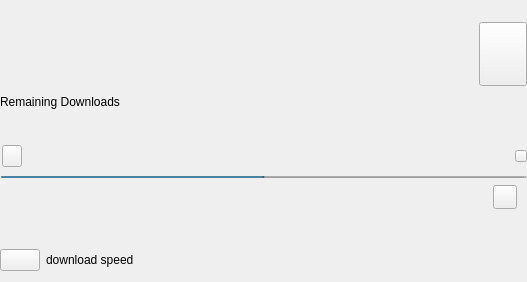
            <widget class="QWidget" name="wActiveDownloads">
             <property name="styleSheet">
              <string notr="true"/>
             </property>
             <layout class="QVBoxLayout" name="verticalLayout_13">
              <property name="spacing">
               <number>26</number>
              </property>
              <property name="leftMargin">
               <number>0</number>
              </property>
              <property name="topMargin">
               <number>16</number>
              </property>
              <property name="rightMargin">
               <number>0</number>
              </property>
              <property name="bottomMargin">
               <number>4</number>
              </property>
              <item>
               <widget class="QWidget" name="wRemainingDownloads" native="true">
                <property name="minimumSize">
                 <size>
                  <width>0</width>
                  <height>95</height>
                 </size>
                </property>
                <property name="maximumSize">
                 <size>
                  <width>16777215</width>
                  <height>95</height>
                 </size>
                </property>
                <layout class="QVBoxLayout" name="verticalLayout_14">
                 <property name="spacing">
                  <number>0</number>
                 </property>
                 <property name="leftMargin">
                  <number>0</number>
                 </property>
                 <property name="topMargin">
                  <number>0</number>
                 </property>
                 <property name="rightMargin">
                  <number>0</number>
                 </property>
                 <property name="bottomMargin">
                  <number>0</number>
                 </property>
                 <item>
                  <widget class="QWidget" name="wDownNumberTransfers" native="true">
                   <layout class="QHBoxLayout" name="horizontalLayout_13">
                    <property name="spacing">
                     <number>0</number>
                    </property>
                    <property name="leftMargin">
                     <number>0</number>
                    </property>
                    <property name="topMargin">
                     <number>0</number>
                    </property>
                    <property name="rightMargin">
                     <number>0</number>
                    </property>
                    <property name="bottomMargin">
                     <number>0</number>
                    </property>
                    <item>
                     <widget class="QLabel" name="lRemainingDownloads">
                      <property name="minimumSize">
                       <size>
                        <width>0</width>
                        <height>70</height>
                       </size>
                      </property>
                      <property name="maximumSize">
                       <size>
                        <width>16777215</width>
                        <height>70</height>
                       </size>
                      </property>
                      <property name="styleSheet">
                       <string notr="true"/>
                      </property>
                      <property name="text">
                       <string notr="true"/>
                      </property>
                     </widget>
                    </item>
                    <item>
                     <spacer name="horizontalSpacer_15">
                      <property name="orientation">
                       <enum>Qt::Horizontal</enum>
                      </property>
                      <property name="sizeHint" stdset="0">
                       <size>
                        <width>235</width>
                        <height>20</height>
                       </size>
                      </property>
                     </spacer>
                    </item>
                    <item>
                     <widget class="QPushButton" name="bDownPaused">
                      <property name="minimumSize">
                       <size>
                        <width>48</width>
                        <height>64</height>
                       </size>
                      </property>
                      <property name="maximumSize">
                       <size>
                        <width>48</width>
                        <height>64</height>
                       </size>
                      </property>
                      <property name="text">
                       <string/>
                      </property>
                      <property name="icon">
                       <iconset resource="../Resources_macx.qrc">
                        <normaloff>:/images/pause_big_ico.png</normaloff>:/images/pause_big_ico.png</iconset>
                      </property>
                      <property name="iconSize">
                       <size>
                        <width>48</width>
                        <height>64</height>
                       </size>
                      </property>
                     </widget>
                    </item>
                   </layout>
                  </widget>
                 </item>
                 <item>
                  <widget class="QLabel" name="lDescRemainingDown">
                   <property name="minimumSize">
                    <size>
                     <width>300</width>
                     <height>18</height>
                    </size>
                   </property>
                   <property name="maximumSize">
                    <size>
                     <width>16777215</width>
                     <height>18</height>
                    </size>
                   </property>
                   <property name="text">
                    <string>Remaining Downloads</string>
                   </property>
                  </widget>
                 </item>
                </layout>
               </widget>
              </item>
              <item>
               <widget class="QWidget" name="wCurrentDownload" native="true">
                <property name="minimumSize">
                 <size>
                  <width>0</width>
                  <height>80</height>
                 </size>
                </property>
                <property name="maximumSize">
                 <size>
                  <width>16777215</width>
                  <height>80</height>
                 </size>
                </property>
                <property name="styleSheet">
                 <string notr="true"/>
                </property>
                <layout class="QVBoxLayout" name="verticalLayout_7">
                 <property name="spacing">
                  <number>0</number>
                 </property>
                 <property name="leftMargin">
                  <number>0</number>
                 </property>
                 <property name="topMargin">
                  <number>0</number>
                 </property>
                 <property name="rightMargin">
                  <number>0</number>
                 </property>
                 <property name="bottomMargin">
                  <number>0</number>
                 </property>
                 <item>
                  <widget class="QWidget" name="widget_6" native="true">
                   <property name="styleSheet">
                    <string notr="true"/>
                   </property>
                   <layout class="QHBoxLayout" name="horizontalLayout_14">
                    <property name="leftMargin">
                     <number>2</number>
                    </property>
                    <property name="topMargin">
                     <number>0</number>
                    </property>
                    <property name="rightMargin">
                     <number>0</number>
                    </property>
                    <property name="bottomMargin">
                     <number>0</number>
                    </property>
                    <item>
                     <widget class="QPushButton" name="bDownFileType">
                      <property name="minimumSize">
                       <size>
                        <width>20</width>
                        <height>22</height>
                       </size>
                      </property>
                      <property name="maximumSize">
                       <size>
                        <width>20</width>
                        <height>22</height>
                       </size>
                      </property>
                      <property name="text">
                       <string/>
                      </property>
                      <property name="iconSize">
                       <size>
                        <width>20</width>
                        <height>22</height>
                       </size>
                      </property>
                     </widget>
                    </item>
                    <item>
                     <widget class="QLabel" name="lDownFilename">
                      <property name="minimumSize">
                       <size>
                        <width>225</width>
                        <height>0</height>
                       </size>
                      </property>
                      <property name="text">
                       <string notr="true"/>
                      </property>
                     </widget>
                    </item>
                    <item>
                     <spacer name="horizontalSpacer_16">
                      <property name="orientation">
                       <enum>Qt::Horizontal</enum>
                      </property>
                      <property name="sizeHint" stdset="0">
                       <size>
                        <width>256</width>
                        <height>20</height>
                       </size>
                      </property>
                     </spacer>
                    </item>
                    <item>
                     <widget class="QPushButton" name="bDownCancel">
                      <property name="minimumSize">
                       <size>
                        <width>12</width>
                        <height>12</height>
                       </size>
                      </property>
                      <property name="maximumSize">
                       <size>
                        <width>12</width>
                        <height>12</height>
                       </size>
                      </property>
                      <property name="text">
                       <string/>
                      </property>
                      <property name="icon">
                       <iconset resource="../Resources_macx.qrc">
                        <normaloff>:/images/clear_item_ico.png</normaloff>:/images/clear_item_ico.png</iconset>
                      </property>
                      <property name="iconSize">
                       <size>
                        <width>12</width>
                        <height>12</height>
                       </size>
                      </property>
                     </widget>
                    </item>
                   </layout>
                  </widget>
                 </item>
                 <item>
                  <widget class="QProgressBar" name="pbDownloads">
                   <property name="minimumSize">
                    <size>
                     <width>0</width>
                     <height>2</height>
                    </size>
                   </property>
                   <property name="maximumSize">
                    <size>
                     <width>16777215</width>
                     <height>2</height>
                    </size>
                   </property>
                   <property name="styleSheet">
                    <string notr="true">margin-left: 1px;</string>
                   </property>
                   <property name="maximum">
                    <number>1000</number>
                   </property>
                   <property name="value">
                    <number>500</number>
                   </property>
                   <property name="format">
                    <string/>
                   </property>
                  </widget>
                 </item>
                 <item>
                  <widget class="QWidget" name="widget_7" native="true">
                   <layout class="QHBoxLayout" name="horizontalLayout_15">
                    <property name="spacing">
                     <number>3</number>
                    </property>
                    <property name="leftMargin">
                     <number>2</number>
                    </property>
                    <property name="topMargin">
                     <number>0</number>
                    </property>
                    <property name="rightMargin">
                     <number>0</number>
                    </property>
                    <property name="bottomMargin">
                     <number>0</number>
                    </property>
                    <item>
                     <widget class="QLabel" name="lDownAnimation">
                      <property name="minimumSize">
                       <size>
                        <width>32</width>
                        <height>32</height>
                       </size>
                      </property>
                      <property name="maximumSize">
                       <size>
                        <width>32</width>
                        <height>32</height>
                       </size>
                      </property>
                      <property name="text">
                       <string/>
                      </property>
                      <property name="margin">
                       <number>-5</number>
                      </property>
                     </widget>
                    </item>
                    <item>
                     <widget class="QLabel" name="lDownCompletedSize">
                      <property name="text">
                       <string notr="true"/>
                      </property>
                     </widget>
                    </item>
                    <item>
                     <spacer name="horizontalSpacer_17">
                      <property name="orientation">
                       <enum>Qt::Horizontal</enum>
                      </property>
                      <property name="sizeHint" stdset="0">
                       <size>
                        <width>212</width>
                        <height>20</height>
                       </size>
                      </property>
                     </spacer>
                    </item>
                    <item>
                     <widget class="QPushButton" name="bDownClock">
                      <property name="minimumSize">
                       <size>
                        <width>24</width>
                        <height>24</height>
                       </size>
                      </property>
                      <property name="maximumSize">
                       <size>
                        <width>24</width>
                        <height>24</height>
                       </size>
                      </property>
                      <property name="text">
                       <string/>
                      </property>
                      <property name="icon">
                       <iconset resource="../Resources_macx.qrc">
                        <normaloff>:/images/clock_ico.png</normaloff>:/images/clock_ico.png</iconset>
                      </property>
                      <property name="iconSize">
                       <size>
                        <width>24</width>
                        <height>24</height>
                       </size>
                      </property>
                     </widget>
                    </item>
                    <item>
                     <widget class="QLabel" name="lDownRemainingTime">
                      <property name="minimumSize">
                       <size>
                        <width>0</width>
                        <height>0</height>
                       </size>
                      </property>
                      <property name="text">
                       <string notr="true"/>
                      </property>
                     </widget>
                    </item>
                   </layout>
                  </widget>
                 </item>
                </layout>
               </widget>
              </item>
              <item>
               <widget class="QWidget" name="wDownSpeed" native="true">
                <property name="minimumSize">
                 <size>
                  <width>0</width>
                  <height>35</height>
                 </size>
                </property>
                <property name="maximumSize">
                 <size>
                  <width>16777215</width>
                  <height>35</height>
                 </size>
                </property>
                <layout class="QHBoxLayout" name="horizontalLayout_16">
                 <property name="leftMargin">
                  <number>0</number>
                 </property>
                 <property name="topMargin">
                  <number>0</number>
                 </property>
                 <property name="rightMargin">
                  <number>0</number>
                 </property>
                 <property name="bottomMargin">
                  <number>0</number>
                 </property>
                 <item>
                  <widget class="QPushButton" name="bDownType">
                   <property name="text">
                    <string/>
                   </property>
                   <property name="icon">
                    <iconset resource="../Resources_macx.qrc">
                     <normaloff>:/images/download_item_ico.png</normaloff>:/images/download_item_ico.png</iconset>
                   </property>
                   <property name="iconSize">
                    <size>
                     <width>12</width>
                     <height>12</height>
                    </size>
                   </property>
                  </widget>
                 </item>
                 <item>
                  <widget class="QLabel" name="lDownSpeed">
                   <property name="minimumSize">
                    <size>
                     <width>0</width>
                     <height>18</height>
                    </size>
                   </property>
                   <property name="maximumSize">
                    <size>
                     <width>16777215</width>
                     <height>18</height>
                    </size>
                   </property>
                   <property name="text">
                    <string>download speed</string>
                   </property>
                  </widget>
                 </item>
                 <item>
                  <spacer name="horizontalSpacer_18">
                   <property name="orientation">
                    <enum>Qt::Horizontal</enum>
                   </property>
                   <property name="sizeHint" stdset="0">
                    <size>
                     <width>40</width>
                     <height>20</height>
                    </size>
                   </property>
                  </spacer>
                 </item>
                 <item>
                  <widget class="QLabel" name="lCurrentDownSpeed">
                   <property name="text">
                    <string notr="true"/>
                   </property>
                   <property name="alignment">
                    <set>Qt::AlignRight|Qt::AlignTrailing|Qt::AlignVCenter</set>
                   </property>
                  </widget>
                 </item>
                </layout>
               </widget>
              </item>
             </layout>
            </widget>
